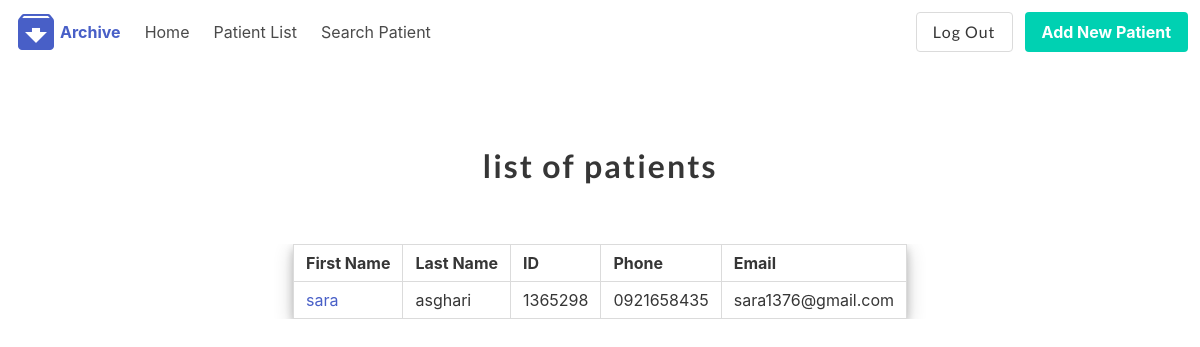
The app's page /patient/ (signed in), older data.
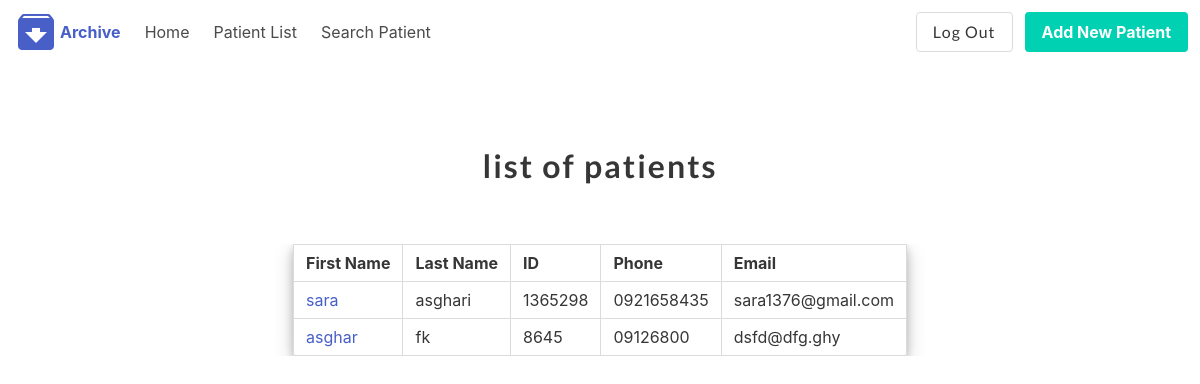
The same page, newer data.
### patienthistory/models.py (models this page shows, shortened)
class Patient(models.Model):
    drId = models.ForeignKey(User, on_delete=models.CASCADE, default=1)
    first_name = models.CharField(max_length=50, null=True, blank=True)
    last_name = models.CharField(max_length=50, null=True, blank=True)
    picture = models.ImageField(upload_to='profile_pics', blank=True, null=True, verbose_name='Picture')
    phone = models.CharField(max_length=50, null=True, blank=True)
    about = models.TextField(max_length=300, null=True, blank=True)
    email = models.CharField(max_length=50, null=True, blank=True)
    Id_card_number = models.CharField(max_length=50, null=True, blank=True)
    location = models.CharField(max_length=50, null=True, blank=True)
    illness = models.CharField(max_length=50, null=True, blank=True)

### patienthistory/views.py (the view)
# urls.py: path('', views.patientList, name='patientList'),
@login_required
def patientList(request):
    user = request.user.id
    allProfiles = Patient.objects.filter(drId=user)
    context = {'allProfiles': allProfiles}
    return render(request, 'patienthistory/patientlist.html', context)

### patienthistory/templates/patienthistory/patientlist.html
{% extends 'patienthistory/base.html' %}
{% block content %}
    <section class="section">
        <div class="container">
            <div class="columns is-mobile is-centered">
                <div class="column">
                    <br>
                    <div class="column">
                        <h1 class="title" style="text-align: center">
                            list of patients
                        </h1>
                    </div>
                    <section class="section">
                        <div class="container">
                            <div class="table-container">
                                <table class="table table is-bordered"
                                       style="border-radius:2%; margin-left: auto;margin-right: auto; box-shadow: 0 4px 8px 0 rgba(0, 0, 0, 0.2), 0 6px 20px 0 rgba(0, 0, 0, 0.19); background: rgba(255,255,255,0.4);">
                                    <thead>
                                    <tr>
                                        <th>First Name</th>
                                        <th>Last Name</th>
                                        <th>ID</th>
                                        <th>Phone</th>
                                        <th>Email</th>
                                    </tr>
                                    </thead>
                                    <tbody>
                                    {% for Profile in allProfiles %}
                                        <tr>
                                            <td><a href="{% url 'patientHist' Profile.id %}">
                                                {{ Profile.first_name }}</a></td>
                                            <td>{{ Profile.last_name }}</td>
                                            <td>{{ Profile.Id_card_number }}</td>
                                            <td>{{ Profile.phone }}</td>
                                            <td>{{ Profile.email }}</td>
                                        </tr>
                                    {% endfor %}
                                    </tbody>
                                </table>
                            </div>
                        </div>
                    </section>
                </div>
            </div>
        </div>
    </section>
{% endblock %}

Row changes from the older to the newer data that the page shows:
added Patient: first_name "asghar", last_name "fk", Id_card_number "8645", phone "09126800", email "dsfd@dfg.ghy"
